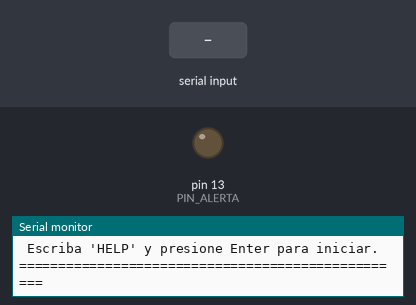
The sketch below on a simulated Arduino Uno, built with avr-gcc and run on an emulated ATmega328P. On the bench: output pins drawn as LEDs (lit = HIGH), the last lines printed to the serial monitor. The test bench sets the inputs (shaded band). Random numbers use the default seed unless the sketch sets one.

Above: at 1.3 s.
1.4 s: "ALARM_ON\n" received over Serial
At 2.2 s:
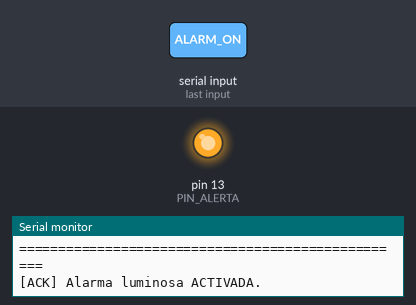
2.9 s: "GET_STATUS\n" received over Serial
4.4 s: "GET_VITALS\n" received over Serial
Timing chart, 0 to 7.4 s (numbered marks = the images above; inputs shaded):
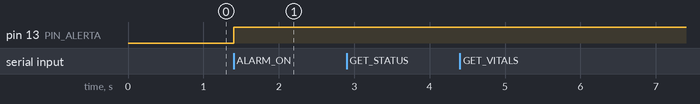

Measured:
- after the input at 1.4 s, pin 13 (PIN_ALERTA): LOW → HIGH at once

The sketch:

serial_uart_commands.ino
```cpp
/*
 * Laboratorio 03: Comunicación UART e Intérprete de Comandos en C++
 * Curso: Hardware para Telesalud
 * Universidad Peruana Cayetano Heredia (UPCH)
 *
 * Descripción:
 * Intérprete de comandos serie no bloqueante para control y consulta remota
 * de un monitor biomédico basado en Arduino Uno.
 */

const int PIN_ALERTA = 13;
bool alarmaActiva = false;

// Variables simuladas de paciente
int pulsoActual = 75;
int saturacionActual = 98;
float temperaturaActual = 36.7;

// Buffer para acumular el comando entrante
String bufferComando = "";

void procesarComando(const String &cmd) {
  String c = cmd;
  c.trim();
  c.toUpperCase();

  if (c == "GET_STATUS") {
    Serial.print("{\"dispositivo\":\"ARDUINO-MONITOR-01\",\"uptime_s\":");
    Serial.print(millis() / 1000);
    Serial.print(",\"alarma\":");
    Serial.print(alarmaActiva ? "true" : "false");
    Serial.println(",\"status\":\"OPERACIONAL\"}");
  }
  else if (c == "GET_VITALS") {
    // Variación fisiológica leve simulada
    pulsoActual = 72 + random(-3, 6);
    saturacionActual = 97 + random(0, 3);

    Serial.print("{\"bpm\":");
    Serial.print(pulsoActual);
    Serial.print(",\"spo2\":");
    Serial.print(saturacionActual);
    Serial.print(",\"temp_c\":");
    Serial.print(temperaturaActual, 1);
    Serial.println("}");
  }
  else if (c == "ALARM_ON") {
    alarmaActiva = true;
    digitalWrite(PIN_ALERTA, HIGH);
    Serial.println("[ACK] Alarma luminosa ACTIVADA.");
  }
  else if (c == "ALARM_OFF") {
    alarmaActiva = false;
    digitalWrite(PIN_ALERTA, LOW);
    Serial.println("[ACK] Alarma luminosa SILENCIADA.");
  }
  else if (c == "HELP") {
    Serial.println("--- COMANDOS DISPONIBLES EN TELESALUD UPCH ---");
    Serial.println("  GET_STATUS  : Reporta estado del hardware y tiempo activo");
    Serial.println("  GET_VITALS  : Retorna constantes vitales actuales en JSON");
    Serial.println("  ALARM_ON    : Activa indicador lumínico de alerta");
    Serial.println("  ALARM_OFF   : Silencia indicador de alerta");
    Serial.println("  HELP        : Muestra este menú");
  }
  else {
    Serial.print("[ERROR] Comando no reconocido: '");
    Serial.print(c);
    Serial.println("'. Escriba HELP para ayuda.");
  }
}

void setup() {
  pinMode(PIN_ALERTA, OUTPUT);
  digitalWrite(PIN_ALERTA, LOW);

  Serial.begin(115200);
  delay(100);

  Serial.println("==================================================");
  Serial.println(" UPCH - Hardware para Telesalud");
  Serial.println(" Lab 03: Intérprete Serial UART listo (115200 bps)");
  Serial.println(" Escriba 'HELP' y presione Enter para iniciar.");
  Serial.println("==================================================");
}

void loop() {
  // Lectura no bloqueante byte a byte
  while (Serial.available() > 0) {
    char inChar = (char)Serial.read();

    if (inChar == '\n' || inChar == '\r') {
      if (bufferComando.length() > 0) {
        procesarComando(bufferComando);
        bufferComando = ""; // Limpiar buffer para el próximo comando
      }
    } else {
      bufferComando += inChar;
    }
  }
}
```
